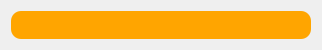
<?xml version="1.0" encoding="UTF-8"?>
<ui version="4.0">
 <class>Notification</class>
 <widget class="QDialog" name="Notification">
  <property name="windowModality">
   <enum>Qt::NonModal</enum>
  </property>
  <property name="geometry">
   <rect>
    <x>0</x>
    <y>0</y>
    <width>318</width>
    <height>50</height>
   </rect>
  </property>
  <property name="sizePolicy">
   <sizepolicy hsizetype="MinimumExpanding" vsizetype="Minimum">
    <horstretch>0</horstretch>
    <verstretch>0</verstretch>
   </sizepolicy>
  </property>
  <property name="minimumSize">
   <size>
    <width>0</width>
    <height>0</height>
   </size>
  </property>
  <property name="windowTitle">
   <string notr="true"/>
  </property>
  <property name="styleSheet">
   <string notr="true">background-color: none;</string>
  </property>
  <layout class="QHBoxLayout" name="horizontalLayout">
   <item>
    <widget class="QLabel" name="notification">
     <property name="sizePolicy">
      <sizepolicy hsizetype="Preferred" vsizetype="Preferred">
       <horstretch>0</horstretch>
       <verstretch>0</verstretch>
      </sizepolicy>
     </property>
     <property name="minimumSize">
      <size>
       <width>300</width>
       <height>0</height>
      </size>
     </property>
     <property name="maximumSize">
      <size>
       <width>16777215</width>
       <height>16777215</height>
      </size>
     </property>
     <property name="styleSheet">
      <string notr="true">border: none;
border-radius: 10px;
color: #282d31;
background-color: orange;
</string>
     </property>
     <property name="text">
      <string notr="true"/>
     </property>
     <property name="alignment">
      <set>Qt::AlignCenter</set>
     </property>
     <property name="wordWrap">
      <bool>true</bool>
     </property>
    </widget>
   </item>
  </layout>
 </widget>
 <resources/>
 <connections/>
</ui>
